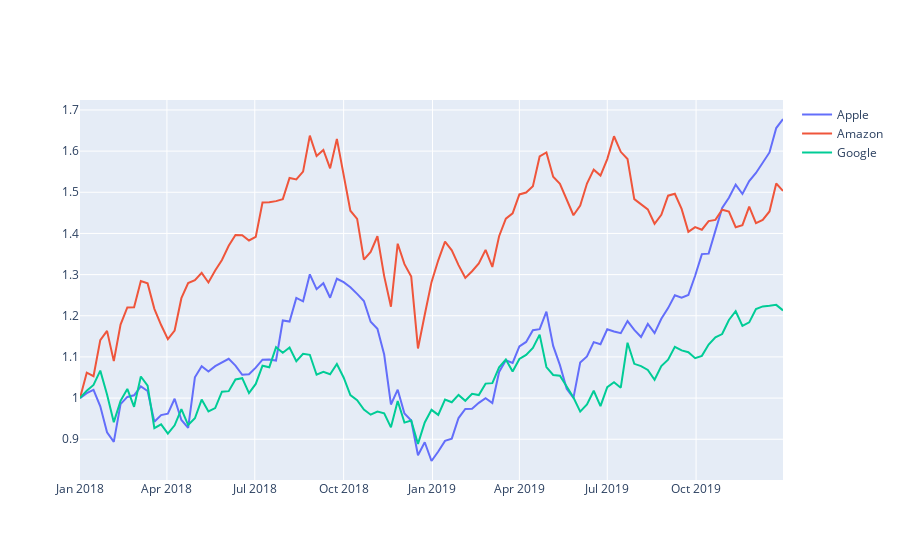

Write notebook code for a chart like this one.
### Code cell
fig = go.Figure()

fig.add_trace(go.Scatter(x=df_stock.date, y=df_stock.AAPL, mode="lines", name="Apple"))
fig.add_trace(go.Scatter(x=df_stock.date, y=df_stock.AMZN, mode="lines", name="Amazon"))
fig.add_trace(go.Scatter(x=df_stock.date, y=df_stock.GOOG, mode="lines", name="Google"))
